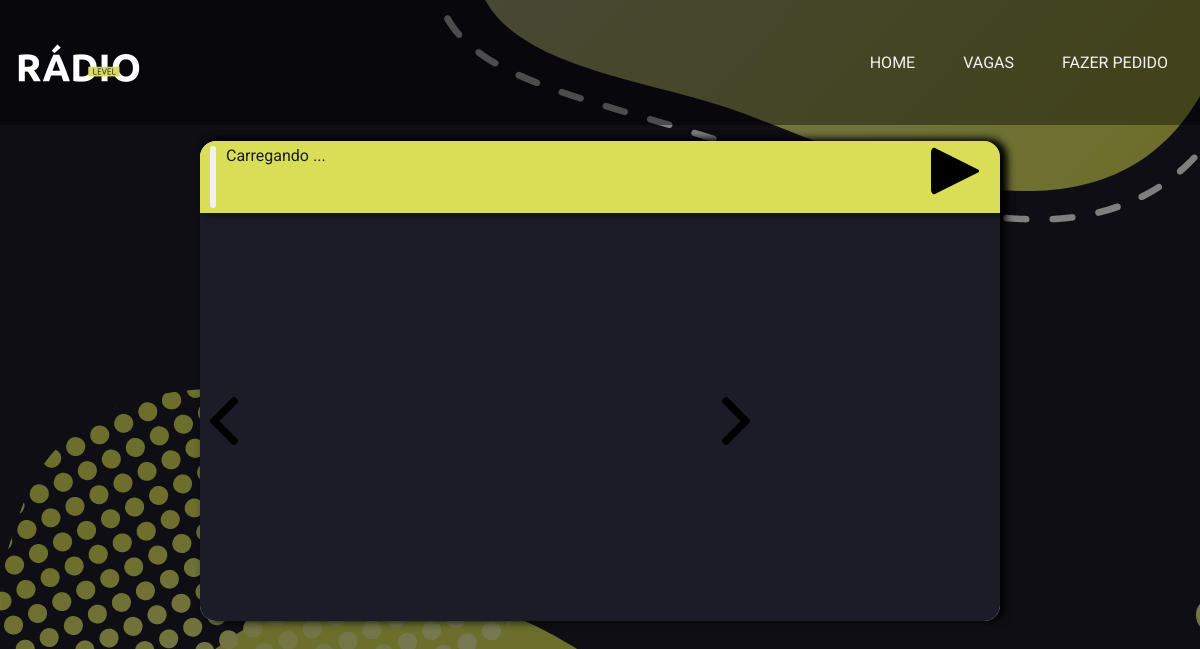
Before: / with the older database file.
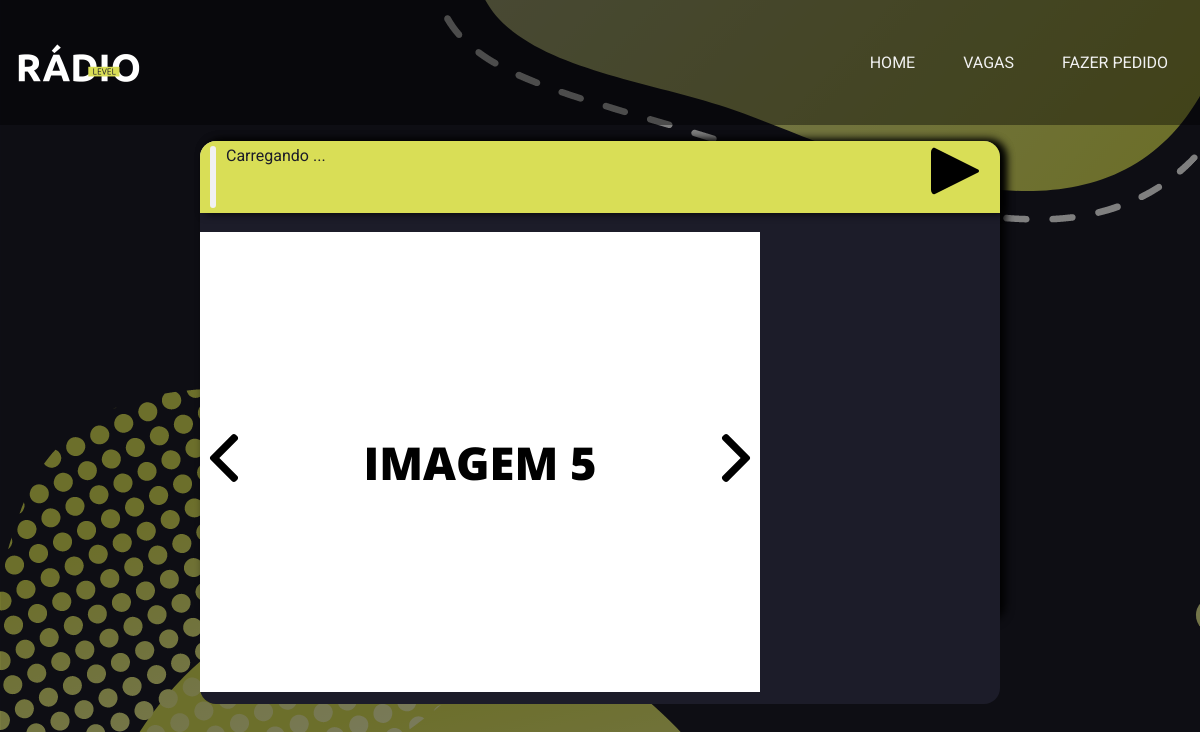
After: the same page with the newer database file.
### tables this page shows
CREATE TABLE `site_settings` (
  `id` int(2) UNSIGNED ZEROFILL NOT NULL,
  `titulo` varchar(255) NOT NULL,
  `logo` varchar(255) NOT NULL,
  `background` varchar(255) NOT NULL,
  `auth_key` varchar(5000) NOT NULL
);

CREATE TABLE `imagens` (
  `Id` int(75) NOT NULL,
  `Img_URL` varchar(255) NOT NULL
);

### includes/functions.php (called while the page is built, shortened)
<?php
require_once('config.php');
$consultalogo = "SELECT logo FROM site_settings WHERE id=01";
$consultabg = "SELECT background FROM site_settings WHERE id=01";
$consultacclogin = "SELECT centova_login FROM radio_settings WHERE id=01";
$consultaimg1 = "SELECT Img_URL FROM imagens WHERE id=0";
$conlogo = $mysqli->query($consultalogo) or die ($mysqli->error);
$conbg = $mysqli->query($consultabg) or die ($mysqli->error);
$concclogin2 = $mysqli->query($consultacclogin) or die ($mysqli->error);
$conimg1 = $mysqli->query($consultaimg1) or die ($mysqli->error);

### index.php (the view, shortened to what this page needs)
<?php
require('includes/config.php');
require('includes/functions.php');
?>
<!DOCTYPE html>
<html lang="pt-BR">
    <head>
        <link rel="stylesheet" href="./css/style.css">
        <link rel="stylesheet" href="./css/modals.css">
        <link rel="stylesheet" href="./css/inputs.css">
    </head>
    <body style="background: var(--cor-primaria) url('<?php while($showbg = $conbg->fetch_assoc()){ echo $showbg["background"];} ?>') no-repeat;">
        <div id="navbar" >
            <img src="<?php while($exibelogo = $conlogo->fetch_assoc()){ echo $exibelogo["logo"];}?>" alt="Rádio Level">
            <ul>
                <li><a href="index.html">HOME</a></li>
                <li><a id="vagas">VAGAS</a></li>
                <li><a id="pedidos">FAZER PEDIDO</a></li>
            </ul>
        </div>
        <div id="app">
            <div id="containerBanner">
                <div class="arrows">
                    <button><img src="./img/icons/svg/left-arrow.svg" data-js="carousel_button--back" id="leftArrow"  alt=""></button>
                    <button><img src="./img/icons/svg/right-arrow.svg" data-js="carousel_button--next" id="rightArrow" alt=""></button>
                </div>
                <div data-js="carousel_item" class="carousel_item carousel_item--visible">
                    <img src="<?php while($exibeimg = $conimg1->fetch_assoc()){ echo $exibeimg["Img_URL"];} ?>" class="imgCarousel" alt="">
                </div>
            </div>
            <div id="containerPlayer">
                <div id="box1">
                    <img class="cc_streaminfo" data-type="trackimageurl" data-username="<?php while($exibelogin = $concclogin2->fetch_array()){echo $exibelogin["centova_login"]; ?>" />
                    <div id="textBox">
                        <a href="#" class="cc_streaminfo" data-type="song" data-username="<?php echo $exibelogin["centova_login"]; } ?>">Carregando ...</a>
                    </div>
                </div>
                <div id="audioButtons">
                    <button id="buttonPP"><img id="imgPP" src="./img/icons/svg/botao-play.svg"></button>
                </div>
            </div>
            <div id="containerTwitter">
            </div>
        </div>
    </body>
</html>

### css/style.css (style rules this page uses)
:root { --cor-primaria: #1C1C29; --cor-secundaria: #D9DE56; --cor-terciaria: #f1f1f1; }
body { margin: 0; padding: 0; color: var(--cor-terciaria); font-family: 'Roboto', sans-serif; display: flex; flex-direction: column; align-items: center; }
#navbar { display: flex; width: 100%; justify-content: space-between; flex-direction: row; align-items: center; background-color: rgba(0,0,0, 0.4); }
#navbar img { margin-left: 1rem; }
#navbar ul { list-style-type: none; }
#navbar ul li { display: inline; float: left; cursor: pointer; }
#navbar ul li a { text-decoration: none; color: var(--cor-terciaria); margin-left: 1rem; margin-right: 2rem; }
#navbar img { max-width: 125px; max-height: 125px; width: auto; height: auto; }
#app { width: 50rem; height: 30rem; background-image: linear-gradient(120deg, #fdfbfb 0%, #ebedee 100%); border-radius: 1rem; margin-top: 1rem; display: grid; grid-template-columns:[colunaInicio] 70% [colunaFim]30%; grid-template-rows: 15% auto; box-shadow: 5px 0 10px black; }
#containerBanner { grid-column-start: 1; grid-row-start: 2; background-color: var(--cor-primaria); border-radius: 0 0 0 1rem; position: relative; }
#box1 { display: flex; }
#containerPlayer { grid-column-start: colunaInicio; grid-column-end: 3; grid-row-start: 1; background-color: var(--cor-secundaria); border-radius: 1rem 1rem 0 0; z-index: 1200; box-shadow: 5px 0 10px black; color: var(--cor-primaria); padding: 5px; display: flex; justify-content: space-between; }
#containerPlayer img { border-radius: 5px; border: 3px solid var(--cor-terciaria); margin-left: 5px; margin-right: 10px; }
#textBox { display: flex; flex-direction: row; flex-wrap: wrap; width: 14rem; }
#textBox a { text-decoration: none; color: var(--cor-primaria); cursor: auto; }
#audioButtons button { background: none; border: none; outline: none; cursor: pointer; }
#audioButtons button img { width: 3rem; height: 3rem; border: none; }
#containerTwitter { grid-column-start: 2; grid-row-start: 2; background-color: var(--cor-primaria); border-radius:0 0 1rem 0; z-index: 10; }
.carousel_item { display: none; }
.carousel_item--visible { display: block; margin-bottom: .5rem; }
.arrows button { background: none; width: 0; height: 0; border: none; outline: none; }
#leftArrow { width: 3rem; height: 3rem; position: absolute; top: 45%; left: 0; cursor: pointer; }
#rightArrow { width: 3rem; height: 3rem; position: absolute; top: 45%; right: 0; cursor: pointer; }

### css/modals.css (style rules this page uses)
:root { --cor-primaria: #1C1C29; --cor-secundaria: #D9DE56; --cor-terciaria: #f1f1f1; }

### css/inputs.css (style rules this page uses)
:root { --cor-primaria: #1C1C29; --cor-secundaria: #D9DE56; --cor-terciaria: #f1f1f1; --normal-font-size: 1rem; --small-font-size: .75rem; }
*,::before,::after { box-sizing: border-box; }

Changed rows visible on the page:
added imagens: Img_URL (picture)
